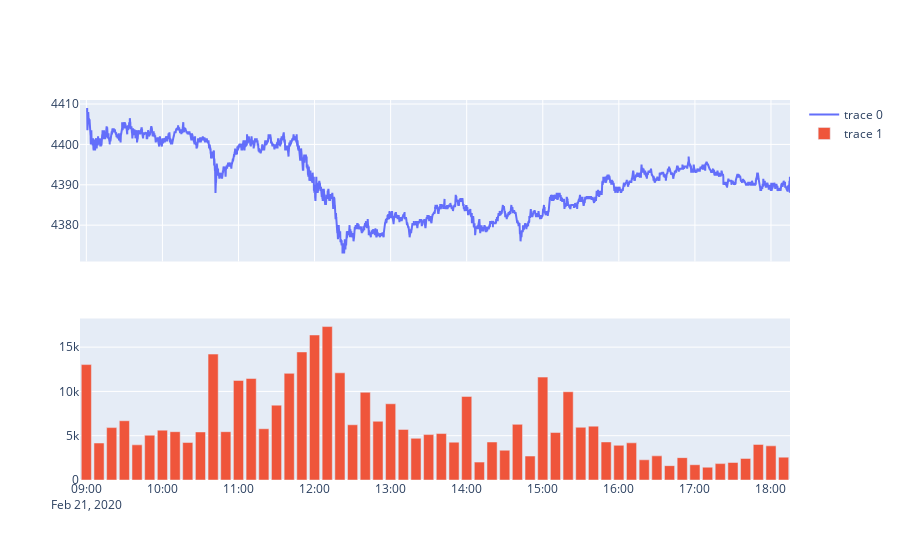

Here is the notebook cell this chart was saved with:
### Code cell
fig = make_subplots(rows=2,cols=1, shared_xaxes=True)
fig.add_trace(go.Scatter( x=negocios.index, y=negocios.preco),row=1,col=1)
fig.add_trace(go.Bar( x=volume.index, y=volume.values),row=2,col=1)
#fig = px.line(negocios, x=negocios.index, y="preco", title='Historico do dia',width=1400)
#fig.update_xaxes(rangeslider_visible=True)
fig.show()
